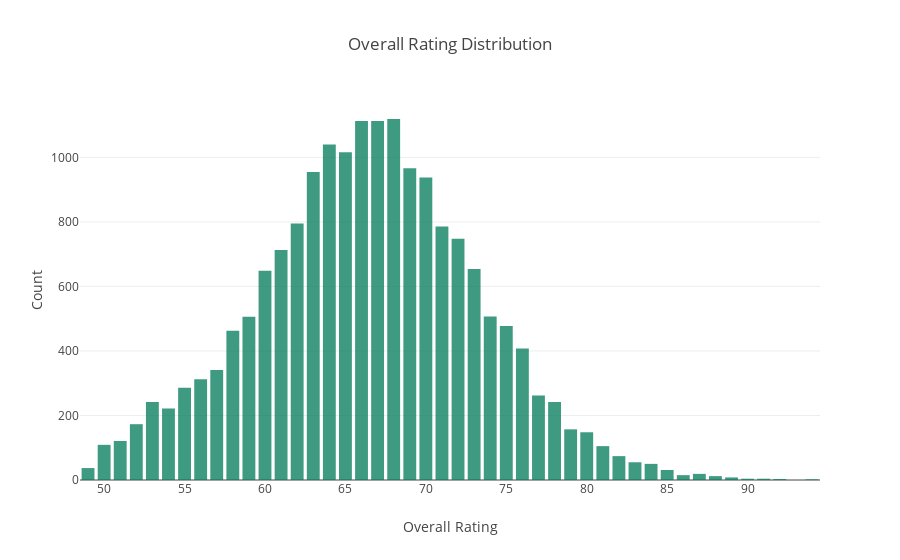

Notebook code cell kept with this figure:
### Markdown cell above
And by their overall rating:

### Code cell
trace1 = go.Histogram(
    x=df.Overall,
    opacity=0.75,
    name = "Age",
    marker=dict(color='#007959')
    )

data = [trace1]
layout = go.Layout(
                   title='Overall Rating Distribution',
                   xaxis=dict(title='Overall Rating'),
                   yaxis=dict(title='Count'),
                   bargap = 0.20
)
fig = go.Figure(data=data, layout=layout)
iplot(fig)

### Figure 1 — Plotly figure (JSON) as saved in the notebook; plotly's stock layout.template omitted (floating-point values rounded to 4 significant figures; data arrays with more than 128 entries replaced by an {"elided": "..."} marker saying what was removed)
{"data": [{"marker": {"color": "#007959"}, "name": "Age", "opacity": 0.75, "type": "histogram", "uid": "b823e328-d79e-49c0-a593-671334aee66f", "x": {"elided": "18000 int values"}}], "layout": {"autosize": true, "bargap": 0.2, "title": "Overall Rating Distribution", "xaxis": {"autorange": true, "range": [48.5, 94.5], "title": "Overall Rating", "type": "linear"}, "yaxis": {"autorange": true, "range": [0, 1178.0], "title": "Count"}}}
